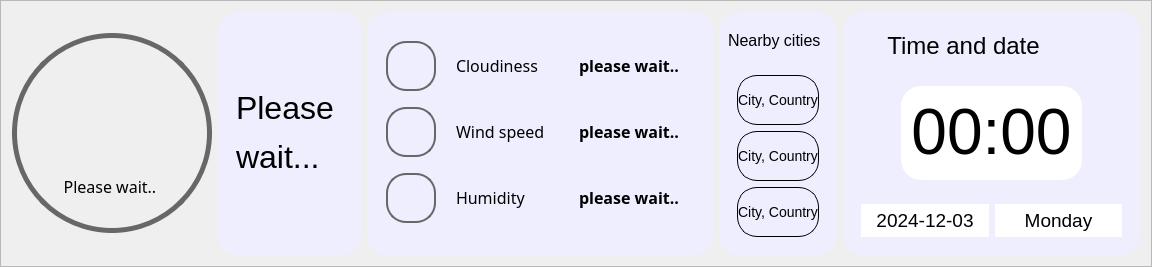
            <widget class="QFrame" name="frame_3">
             <property name="styleSheet">
              <string notr="true"/>
             </property>
             <property name="frameShape">
              <enum>QFrame::Shape::StyledPanel</enum>
             </property>
             <property name="frameShadow">
              <enum>QFrame::Shadow::Raised</enum>
             </property>
             <layout class="QHBoxLayout" name="horizontalLayout">
              <item>
               <widget class="QFrame" name="frame_9">
                <property name="minimumSize">
                 <size>
                  <width>200</width>
                  <height>200</height>
                 </size>
                </property>
                <property name="maximumSize">
                 <size>
                  <width>200</width>
                  <height>200</height>
                 </size>
                </property>
                <property name="styleSheet">
                 <string notr="true">padding: 5px;
border: 5px solid rgb(103, 103, 103);
border-radius: 100px;
color: rgb(252, 191, 130);
background-color: transparent;
</string>
                </property>
                <property name="frameShape">
                 <enum>QFrame::Shape::StyledPanel</enum>
                </property>
                <property name="frameShadow">
                 <enum>QFrame::Shadow::Raised</enum>
                </property>
                <layout class="QVBoxLayout" name="verticalLayout_4">
                 <item>
                  <widget class="QLabel" name="current_weather_icon">
                   <property name="minimumSize">
                    <size>
                     <width>100</width>
                     <height>100</height>
                    </size>
                   </property>
                   <property name="maximumSize">
                    <size>
                     <width>100</width>
                     <height>100</height>
                    </size>
                   </property>
                   <property name="styleSheet">
                    <string notr="true">border: none;
background: none;</string>
                   </property>
                   <property name="text">
                    <string/>
                   </property>
                   <property name="scaledContents">
                    <bool>true</bool>
                   </property>
                   <property name="alignment">
                    <set>Qt::AlignmentFlag::AlignCenter</set>
                   </property>
                  </widget>
                 </item>
                 <item>
                  <widget class="QLabel" name="current_weather_label">
                   <property name="font">
                    <font>
                     <family>Adobe Caslon Pro</family>
                     <pointsize>12</pointsize>
                    </font>
                   </property>
                   <property name="styleSheet">
                    <string notr="true">border: none;
padding: 15px;
background: none;
color:#000000;</string>
                   </property>
                   <property name="text">
                    <string>Please wait.. </string>
                   </property>
                   <property name="alignment">
                    <set>Qt::AlignmentFlag::AlignCenter</set>
                   </property>
                   <property name="wordWrap">
                    <bool>true</bool>
                   </property>
                  </widget>
                 </item>
                </layout>
                <zorder>current_weather_label</zorder>
                <zorder>current_weather_icon</zorder>
               </widget>
              </item>
              <item>
               <widget class="QLabel" name="current_temp_label">
                <property name="maximumSize">
                 <size>
                  <width>150</width>
                  <height>16777215</height>
                 </size>
                </property>
                <property name="font">
                 <font>
                  <pointsize>24</pointsize>
                 </font>
                </property>
                <property name="styleSheet">
                 <string notr="true">background-color: rgb(238, 238, 255);
color: #000000;
padding: 10px;
border-radius: 20px;</string>
                </property>
                <property name="text">
                 <string>&lt;html&gt;&lt;head/&gt;&lt;body&gt;&lt;p&gt;Please &lt;/p&gt;&lt;p&gt;wait...&lt;/p&gt;&lt;/body&gt;&lt;/html&gt;</string>
                </property>
               </widget>
              </item>
              <item>
               <widget class="QFrame" name="frame_6">
                <property name="minimumSize">
                 <size>
                  <width>0</width>
                  <height>0</height>
                 </size>
                </property>
                <property name="maximumSize">
                 <size>
                  <width>16777215</width>
                  <height>16777215</height>
                 </size>
                </property>
                <property name="styleSheet">
                 <string notr="true">background-color: rgb(238, 238, 255);
color: #000000;
padding: 10px;
border-radius: 20px;</string>
                </property>
                <property name="frameShape">
                 <enum>QFrame::Shape::StyledPanel</enum>
                </property>
                <property name="frameShadow">
                 <enum>QFrame::Shadow::Raised</enum>
                </property>
                <layout class="QGridLayout" name="gridLayout_3">
                 <item row="1" column="0">
                  <widget class="QLabel" name="label_12">
                   <property name="minimumSize">
                    <size>
                     <width>50</width>
                     <height>50</height>
                    </size>
                   </property>
                   <property name="maximumSize">
                    <size>
                     <width>50</width>
                     <height>50</height>
                    </size>
                   </property>
                   <property name="styleSheet">
                    <string notr="true">padding: 5px;
border: 2px solid rgb(103, 103, 103);
border-radius: 20px;
color: rgb(252, 191, 130);</string>
                   </property>
                   <property name="text">
                    <string/>
                   </property>
                   <property name="pixmap">
                    <pixmap>icons/wind.png</pixmap>
                   </property>
                   <property name="scaledContents">
                    <bool>true</bool>
                   </property>
                  </widget>
                 </item>
                 <item row="1" column="2">
                  <widget class="QLabel" name="current_wind_label">
                   <property name="minimumSize">
                    <size>
                     <width>0</width>
                     <height>30</height>
                    </size>
                   </property>
                   <property name="font">
                    <font>
                     <family>Adobe Caslon Pro</family>
                     <pointsize>12</pointsize>
                     <bold>true</bold>
                    </font>
                   </property>
                   <property name="styleSheet">
                    <string notr="true">color: rgb(173, 167, 220);</string>
                   </property>
                   <property name="text">
                    <string>&lt;html&gt;&lt;head/&gt;&lt;body&gt;&lt;p&gt;&lt;span style=&quot; color:#000000;&quot;&gt;please wait..&lt;/span&gt;&lt;/p&gt;&lt;/body&gt;&lt;/html&gt;</string>
                   </property>
                  </widget>
                 </item>
                 <item row="2" column="0">
                  <widget class="QLabel" name="label_13">
                   <property name="minimumSize">
                    <size>
                     <width>50</width>
                     <height>50</height>
                    </size>
                   </property>
                   <property name="maximumSize">
                    <size>
                     <width>50</width>
                     <height>50</height>
                    </size>
                   </property>
                   <property name="styleSheet">
                    <string notr="true">padding: 5px;
border: 2px solid rgb(103, 103, 103);
border-radius: 20px;
color: rgb(252, 191, 130);</string>
                   </property>
                   <property name="text">
                    <string/>
                   </property>
                   <property name="pixmap">
                    <pixmap>icons/humidity.png</pixmap>
                   </property>
                   <property name="scaledContents">
                    <bool>true</bool>
                   </property>
                  </widget>
                 </item>
                 <item row="0" column="0">
                  <widget class="QLabel" name="label_8">
                   <property name="minimumSize">
                    <size>
                     <width>50</width>
                     <height>50</height>
                    </size>
                   </property>
                   <property name="maximumSize">
                    <size>
                     <width>50</width>
                     <height>50</height>
                    </size>
                   </property>
                   <property name="styleSheet">
                    <string notr="true">padding: 5px;
border: 2px solid rgb(103, 103, 103);
border-radius: 20px;
color: rgb(252, 191, 130);</string>
                   </property>
                   <property name="text">
                    <string/>
                   </property>
                   <property name="pixmap">
                    <pixmap>icons/cloud.png</pixmap>
                   </property>
                   <property name="scaledContents">
                    <bool>true</bool>
                   </property>
                  </widget>
                 </item>
                 <item row="0" column="1">
                  <widget class="QLabel" name="label_15">
                   <property name="minimumSize">
                    <size>
                     <width>0</width>
                     <height>30</height>
                    </size>
                   </property>
                   <property name="font">
                    <font>
                     <family>Adobe Caslon Pro</family>
                     <pointsize>12</pointsize>
                    </font>
                   </property>
                   <property name="text">
                    <string>&lt;html&gt;&lt;head/&gt;&lt;body&gt;&lt;p&gt;&lt;span style=&quot; color:#000000;&quot;&gt;Cloudiness&lt;/span&gt;&lt;/p&gt;&lt;/body&gt;&lt;/html&gt;</string>
                   </property>
                  </widget>
                 </item>
                 <item row="0" column="2">
                  <widget class="QLabel" name="current_cloud_label">
                   <property name="minimumSize">
                    <size>
                     <width>0</width>
                     <height>30</height>
                    </size>
                   </property>
                   <property name="font">
                    <font>
                     <family>Adobe Caslon Pro</family>
                     <pointsize>12</pointsize>
                     <bold>true</bold>
                    </font>
                   </property>
                   <property name="styleSheet">
                    <string notr="true">color: rgb(173, 167, 220);</string>
                   </property>
                   <property name="text">
                    <string>&lt;html&gt;&lt;head/&gt;&lt;body&gt;&lt;p&gt;&lt;span style=&quot; color:#000000;&quot;&gt;please wait..&lt;/span&gt;&lt;/p&gt;&lt;/body&gt;&lt;/html&gt;</string>
                   </property>
                  </widget>
                 </item>
                 <item row="2" column="2">
                  <widget class="QLabel" name="current_humidity_label">
                   <property name="minimumSize">
                    <size>
                     <width>0</width>
                     <height>30</height>
                    </size>
                   </property>
                   <property name="font">
                    <font>
                     <family>Adobe Caslon Pro</family>
                     <pointsize>12</pointsize>
                     <bold>true</bold>
                    </font>
                   </property>
                   <property name="styleSheet">
                    <string notr="true">color: rgb(173, 167, 220);</string>
                   </property>
                   <property name="text">
                    <string>&lt;html&gt;&lt;head/&gt;&lt;body&gt;&lt;p&gt;&lt;span style=&quot; color:#000000;&quot;&gt;please wait..&lt;/span&gt;&lt;/p&gt;&lt;/body&gt;&lt;/html&gt;</string>
                   </property>
                  </widget>
                 </item>
                 <item row="1" column="1">
                  <widget class="QLabel" name="label_17">
                   <property name="minimumSize">
                    <size>
                     <width>0</width>
                     <height>30</height>
                    </size>
                   </property>
                   <property name="font">
                    <font>
                     <family>Adobe Caslon Pro</family>
                     <pointsize>12</pointsize>
                    </font>
                   </property>
                   <property name="text">
                    <string>&lt;html&gt;&lt;head/&gt;&lt;body&gt;&lt;p&gt;Wind speed&lt;/p&gt;&lt;/body&gt;&lt;/html&gt;</string>
                   </property>
                  </widget>
                 </item>
                 <item row="2" column="1">
                  <widget class="QLabel" name="label_16">
                   <property name="minimumSize">
                    <size>
                     <width>0</width>
                     <height>30</height>
                    </size>
                   </property>
                   <property name="font">
                    <font>
                     <family>Adobe Caslon Pro</family>
                     <pointsize>12</pointsize>
                    </font>
                   </property>
                   <property name="text">
                    <string>&lt;html&gt;&lt;head/&gt;&lt;body&gt;&lt;p&gt;&lt;span style=&quot; color:#000000;&quot;&gt;Humidity&lt;/span&gt;&lt;/p&gt;&lt;/body&gt;&lt;/html&gt;</string>
                   </property>
                  </widget>
                 </item>
                </layout>
                <zorder>current_humidity_label</zorder>
                <zorder>label_8</zorder>
                <zorder>current_wind_label</zorder>
                <zorder>label_12</zorder>
                <zorder>label_16</zorder>
                <zorder>label_13</zorder>
                <zorder>label_17</zorder>
                <zorder>current_cloud_label</zorder>
                <zorder>label_15</zorder>
               </widget>
              </item>
              <item>
               <widget class="QFrame" name="frame_53">
                <property name="styleSheet">
                 <string notr="true">background-color: rgb(238, 238, 255);
color: #000000;
border-radius: 20px;</string>
                </property>
                <property name="frameShape">
                 <enum>QFrame::Shape::StyledPanel</enum>
                </property>
                <property name="frameShadow">
                 <enum>QFrame::Shadow::Raised</enum>
                </property>
                <layout class="QVBoxLayout" name="verticalLayout_17">
                 <item>
                  <widget class="QLabel" name="label_9">
                   <property name="styleSheet">
                    <string notr="true"/>
                   </property>
                   <property name="text">
                    <string>&lt;html&gt;&lt;head/&gt;&lt;body&gt;&lt;p&gt;&lt;span style=&quot; font-size:12pt;&quot;&gt;Nearby cities&lt;/span&gt;&lt;/p&gt;&lt;/body&gt;&lt;/html&gt;</string>
                   </property>
                  </widget>
                 </item>
                 <item>
                  <widget class="QFrame" name="frame_52">
                   <property name="minimumSize">
                    <size>
                     <width>0</width>
                     <height>0</height>
                    </size>
                   </property>
                   <property name="frameShape">
                    <enum>QFrame::Shape::StyledPanel</enum>
                   </property>
                   <property name="frameShadow">
                    <enum>QFrame::Shadow::Raised</enum>
                   </property>
                   <layout class="QVBoxLayout" name="verticalLayout_16">
                    <item>
                     <widget class="QPushButton" name="nearby_button_1">
                      <property name="minimumSize">
                       <size>
                        <width>0</width>
                        <height>50</height>
                       </size>
                      </property>
                      <property name="styleSheet">
                       <string notr="true">QPushButton {
    border: 1px solid black;
    background: transparent;
    color: black;  /* Text color */
    font-size: 14px;  /* Adjust font size as needed */
}

QPushButton:hover {
    background: rgba(0, 0, 0, 50);  /* Optional: a subtle hover effect */
}

QPushButton:pressed {
    background: rgba(0, 0, 0, 100);  /* Optional: a subtle pressed effect */
}
</string>
                      </property>
                      <property name="text">
                       <string>City, Country</string>
                      </property>
                     </widget>
                    </item>
                    <item>
                     <widget class="QPushButton" name="nearby_button_2">
                      <property name="minimumSize">
                       <size>
                        <width>0</width>
                        <height>50</height>
                       </size>
                      </property>
                      <property name="styleSheet">
                       <string notr="true">QPushButton {
    border: 1px solid black;
    background: transparent;
    color: black;  /* Text color */
    font-size: 14px;  /* Adjust font size as needed */
}

QPushButton:hover {
    background: rgba(0, 0, 0, 50);  /* Optional: a subtle hover effect */
}

QPushButton:pressed {
    background: rgba(0, 0, 0, 100);  /* Optional: a subtle pressed effect */
}
</string>
                      </property>
                      <property name="text">
                       <string>City, Country</string>
                      </property>
                     </widget>
                    </item>
                    <item>
                     <widget class="QPushButton" name="nearby_button_3">
                      <property name="minimumSize">
                       <size>
                        <width>0</width>
                        <height>50</height>
                       </size>
                      </property>
                      <property name="styleSheet">
                       <string notr="true">QPushButton {
    border: 1px solid black;
    background: transparent;
    color: black;  /* Text color */
    font-size: 14px;  /* Adjust font size as needed */
}

QPushButton:hover {
    background: rgba(0, 0, 0, 50);  /* Optional: a subtle hover effect */
}

QPushButton:pressed {
    background: rgba(0, 0, 0, 100);  /* Optional: a subtle pressed effect */
}
</string>
                      </property>
                      <property name="text">
                       <string>City, Country</string>
                      </property>
                     </widget>
                    </item>
                   </layout>
                  </widget>
                 </item>
                </layout>
               </widget>
              </item>
              <item>
               <widget class="QFrame" name="frame_8">
                <property name="styleSheet">
                 <string notr="true">background-color: rgb(238, 238, 255);
color: #000000;
border-radius: 20px;</string>
                </property>
                <property name="frameShape">
                 <enum>QFrame::Shape::StyledPanel</enum>
                </property>
                <property name="frameShadow">
                 <enum>QFrame::Shadow::Raised</enum>
                </property>
                <layout class="QGridLayout" name="gridLayout_5">
                 <item row="3" column="0" colspan="2">
                  <widget class="QFrame" name="frame_10">
                   <property name="frameShape">
                    <enum>QFrame::Shape::StyledPanel</enum>
                   </property>
                   <property name="frameShadow">
                    <enum>QFrame::Shadow::Raised</enum>
                   </property>
                   <layout class="QHBoxLayout" name="horizontalLayout_2">
                    <item>
                     <widget class="QLabel" name="label_7">
                      <property name="font">
                       <font>
                        <pointsize>14</pointsize>
                       </font>
                      </property>
                      <property name="styleSheet">
                       <string notr="true">background-color: rgb(255, 255, 255);
color: #000000;
padding: 5px;
border-radius: 20px;</string>
                      </property>
                      <property name="text">
                       <string>&lt;html&gt;&lt;head/&gt;&lt;body&gt;&lt;p align=&quot;center&quot;&gt;2024-12-03&lt;/p&gt;&lt;/body&gt;&lt;/html&gt;</string>
                      </property>
                      <property name="alignment">
                       <set>Qt::AlignmentFlag::AlignCenter</set>
                      </property>
                     </widget>
                    </item>
                    <item>
                     <widget class="QLabel" name="label_6">
                      <property name="font">
                       <font>
                        <pointsize>14</pointsize>
                       </font>
                      </property>
                      <property name="styleSheet">
                       <string notr="true">background-color: rgb(255, 255, 255);
color: #000000;
padding: 5px;
border-radius: 20px;</string>
                      </property>
                      <property name="text">
                       <string>&lt;html&gt;&lt;head/&gt;&lt;body&gt;&lt;p align=&quot;center&quot;&gt;Monday&lt;/p&gt;&lt;/body&gt;&lt;/html&gt;</string>
                      </property>
                      <property name="alignment">
                       <set>Qt::AlignmentFlag::AlignCenter</set>
                      </property>
                     </widget>
                    </item>
                   </layout>
                  </widget>
                 </item>
                 <item row="0" column="1">
                  <widget class="QLabel" name="label_14">
                   <property name="minimumSize">
                    <size>
                     <width>50</width>
                     <height>50</height>
                    </size>
                   </property>
                   <property name="maximumSize">
                    <size>
                     <width>50</width>
                     <height>50</height>
                    </size>
                   </property>
                   <property name="text">
                    <string/>
                   </property>
                   <property name="pixmap">
                    <pixmap>icons/calendar_1.png</pixmap>
                   </property>
                  </widget>
                 </item>
                 <item row="0" column="0">
                  <widget class="QLabel" name="label_4">
                   <property name="styleSheet">
                    <string notr="true"/>
                   </property>
                   <property name="text">
                    <string>&lt;html&gt;&lt;head/&gt;&lt;body&gt;&lt;p align=&quot;center&quot;&gt;&lt;span style=&quot; font-size:18pt;&quot;&gt;Time and date&lt;/span&gt;&lt;/p&gt;&lt;/body&gt;&lt;/html&gt;</string>
                   </property>
                  </widget>
                 </item>
                 <item row="1" column="0" colspan="2">
                  <widget class="QFrame" name="frame_16">
                   <property name="frameShape">
                    <enum>QFrame::Shape::StyledPanel</enum>
                   </property>
                   <property name="frameShadow">
                    <enum>QFrame::Shadow::Raised</enum>
                   </property>
                   <layout class="QHBoxLayout" name="horizontalLayout_8">
                    <item>
                     <spacer name="horizontalSpacer_2">
                      <property name="orientation">
                       <enum>Qt::Orientation::Horizontal</enum>
                      </property>
                      <property name="sizeHint" stdset="0">
                       <size>
                        <width>40</width>
                        <height>20</height>
                       </size>
                      </property>
                     </spacer>
                    </item>
                    <item>
                     <widget class="QLabel" name="label_5">
                      <property name="font">
                       <font>
                        <pointsize>18</pointsize>
                       </font>
                      </property>
                      <property name="styleSheet">
                       <string notr="true">background-color: rgb(255, 255, 255);
color: #000000;
padding: 10px;
border-radius: 20px;</string>
                      </property>
                      <property name="text">
                       <string>&lt;html&gt;&lt;head/&gt;&lt;body&gt;&lt;p align=&quot;center&quot;&gt;&lt;span style=&quot; font-size:48pt;&quot;&gt;00:00&lt;/span&gt;&lt;/p&gt;&lt;/body&gt;&lt;/html&gt;</string>
                      </property>
                      <property name="alignment">
                       <set>Qt::AlignmentFlag::AlignCenter</set>
                      </property>
                     </widget>
                    </item>
                    <item>
                     <spacer name="horizontalSpacer_3">
                      <property name="orientation">
                       <enum>Qt::Orientation::Horizontal</enum>
                      </property>
                      <property name="sizeHint" stdset="0">
                       <size>
                        <width>40</width>
                        <height>20</height>
                       </size>
                      </property>
                     </spacer>
                    </item>
                   </layout>
                  </widget>
                 </item>
                </layout>
               </widget>
              </item>
             </layout>
            </widget>
